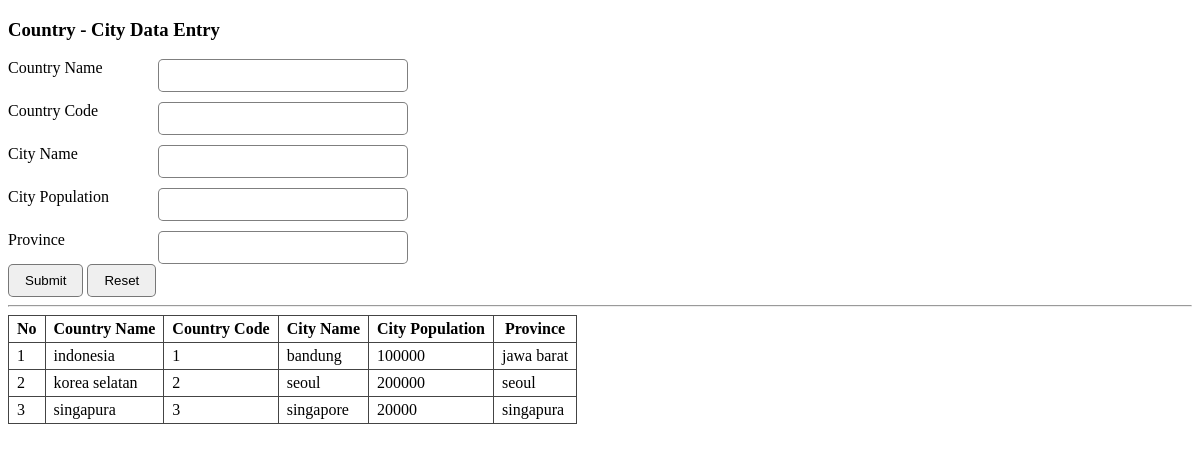
The page / on the database its author committed.
### tables this page shows
CREATE TABLE `country_city` (
  `id` int(11) NOT NULL,
  `countryName` varchar(100) NOT NULL,
  `countryCode` varchar(100) NOT NULL,
  `cityName` varchar(100) NOT NULL,
  `cityPopulation` varchar(100) NOT NULL,
  `province` varchar(100) NOT NULL
);

### db.php (called while the page is built, shortened)
<?php
class Database{
    private $host = "localhost";
    private $username = "root";
    private $password = "";
    private $database = "country_data";
    public $connection = "";
    function connectDatabase(){
        $this->connection = mysqli_connect($this->host,
        $this->username, $this->password, $this->database);
    }
    function getCountryCityData(){
        $query = "SELECT * FROM country_city";
        $result = mysqli_query($this->connection, $query);
        $data = mysqli_fetch_all($result, MYSQLI_ASSOC);
        return $data;
    }
}
?>

### index.php (the view, shortened to what this page needs)
<?php
    include('db.php');
?>
<!DOCTYPE html>
<html lang="en">
<head>
    <link rel="stylesheet" href="style.css">
</head>
<body>
    <form action="process.php" method="get">
        <h3>Country - City Data Entry</h3>
        <div class="container">
            <label for="countryName">Country Name</label>
            <input name="countryName" type="text">
            <label for="countryCode">Country Code</label>
            <input name="countryCode" type="text">
            <label for="cityName">City Name</label>
            <input name="cityName" type="text">
            <label for="cityPopulation">City Population</label>
            <input name="cityPopulation" type="number">
            <label for="province">Province</label>
            <input name="province" type="text">
        </div>
        <div>
            <input id="submit" type="submit" value="Submit">
            <input id="reset" type="reset" value="Reset">
        </div>
    </form>
    <hr>
    <table>
        <tr>
            <th>No</th>
            <th>Country Name</th>
            <th>Country Code</th>
            <th>City Name</th>
            <th>City Population</th>
            <th>Province</th>
        </tr>
        <?php
        $db = new Database();
        $datas = $db->getCountryCityData();
        foreach ($datas as $index => $data) {
            echo "<tr>" .
                "<td>" . ($index + 1) . "</td>" .
                "<td>" . $data['countryName'] . "</td>" .
                "<td>" . $data['countryCode'] . "</td>" .
                "<td>" . $data['cityName'] . "</td>" .
                "<td>" . $data['cityPopulation'] . "</td>" .
                "<td>" . $data['province'] . "</td>" .
                "</tr>";
        }
        ?>
    </table>
</body>
</html>

### style.css (style rules this page uses)
.container { width: 400px; display: grid; grid-template-columns: auto auto; gap: 10px; }
input { padding: 8px 16px; border: 1px solid rgba(0, 0, 0, 0.5); border-radius: 5px; }
table, th, tr, td { border: 1px solid #444; border-collapse: collapse; }
th, td { padding: 4px 8px; }

### rows shown on the page
country_city: countryName "indonesia", countryCode "1", cityName "bandung", cityPopulation "100000", province "jawa barat"
country_city: countryName "korea selatan", countryCode "2", cityName "seoul", cityPopulation "200000", province "seoul"
country_city: countryName "singapura", countryCode "3", cityName "singapore", cityPopulation "20000", province "singapura"
